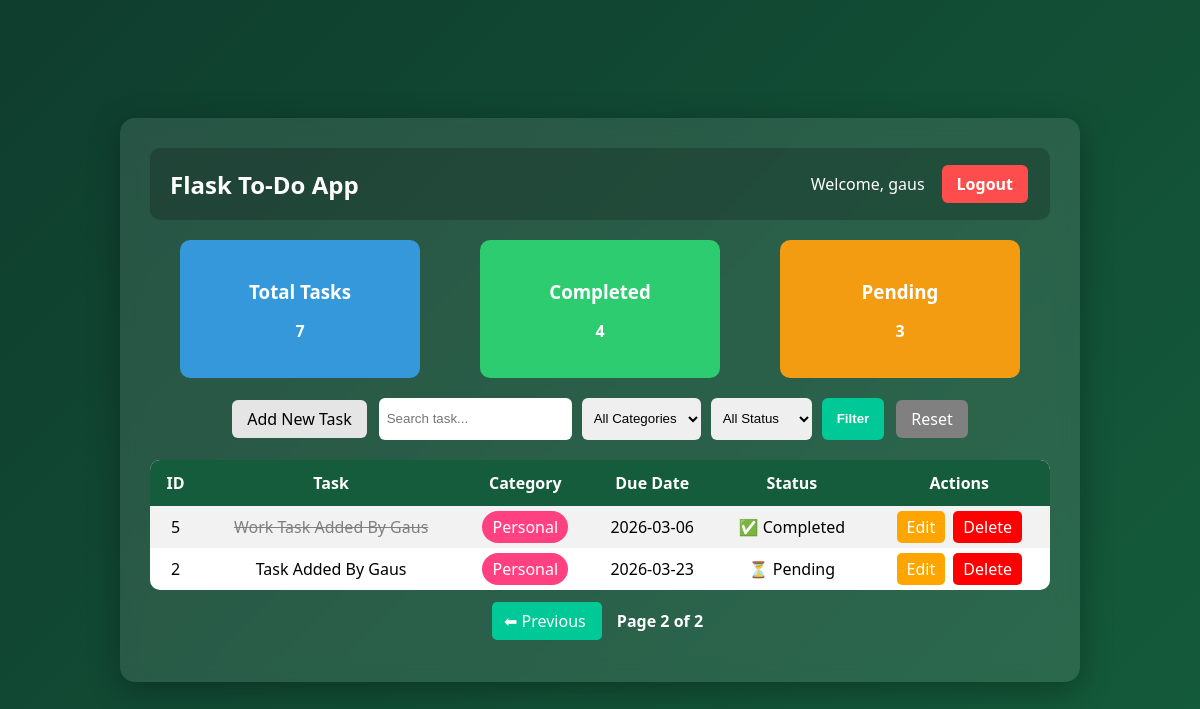
The app's page /?page=2 (signed in) with its own data.
### app.py (models this page shows)
class User(db.Model, UserMixin):
    id = db.Column(db.Integer, primary_key=True)
    username = db.Column(db.String(100), unique=True, nullable=False)
    password = db.Column(db.String(200), nullable=False)
    tasks = db.relationship('Todo', backref='owner', lazy=True)

class Todo(db.Model):
    id = db.Column(db.Integer, primary_key=True)
    title = db.Column(db.String(200), nullable=False)
    category = db.Column(db.String(50), nullable=False)  # Work / Personal
    due_date = db.Column(db.Date, nullable=False)
    completed = db.Column(db.Boolean, default=False)
    user_id = db.Column(db.Integer, db.ForeignKey('user.id'), nullable=False)

### app.py (the view)
@app.route('/')
@login_required
def index():
    page = request.args.get('page', 1, type=int)
    category = request.args.get('category')
    status = request.args.get('status')
    search = request.args.get('search')
    query = Todo.query.filter_by(user_id=current_user.id)
    if category and category != "All":
        query = query.filter(Todo.category == category)
    if status == "Completed":
        query = query.filter(Todo.completed == True)
    elif status == "Pending":
        query = query.filter(Todo.completed == False)
    if search:
        query = query.filter(Todo.title.ilike(f"%{search}%"))
    pagination = query.order_by(Todo.id.desc()).paginate(
        page=page,
        per_page=5
    )
    tasks = pagination.items
    total_tasks = Todo.query.filter_by(user_id=current_user.id).count()
    completed_tasks = Todo.query.filter_by(user_id=current_user.id, completed=True).count()
    pending_tasks = Todo.query.filter_by(user_id=current_user.id, completed=False).count()
    return render_template(
        'index.html',
        tasks=tasks,
        pagination=pagination,
        total_tasks=total_tasks,
        completed_tasks=completed_tasks,
        pending_tasks=pending_tasks
    )

### app.py (called while the page is built)
@login_manager.user_loader
def load_user(user_id):
    return User.query.get(int(user_id))

### templates/index.html (shortened to what this page needs)
{% extends 'base.html' %}
{% block content %}
<div class="dashboard">
    <div class="card total">
        <h3>Total Tasks</h3>
        <p>{{ total_tasks }}</p>
    </div>
    <div class="card completed">
        <h3>Completed</h3>
        <p>{{ completed_tasks }}</p>
    </div>
    <div class="card pending">
        <h3>Pending</h3>
        <p>{{ pending_tasks }}</p>
    </div>
</div>
<form method="GET" class="filter-form">
    <a href="{{ url_for('add_task') }}" class="add-btn">Add New Task</a>
    <input type="text" name="search" placeholder="Search task..."
           value="{{ request.args.get('search', '') }}">
    <select name="category">
        <option value="All">All Categories</option>
    </select>
    <select name="status">
        <option value="">All Status</option>
    </select>
    <button type="submit">Filter</button>
    <a href="{{ url_for('index') }}" class="reset-btn">Reset</a>
</form>
<table>
    <tr>
        <th>ID</th>
        <th>Task</th>
        <th>Category</th>
        <th>Due Date</th>
        <th>Status</th>
        <th>Actions</th>
    </tr>
    {% for task in tasks %}
    <tr>
    <td>{{ task.id }}</td>
    <td class="{% if task.completed %}completed-task{% endif %}">
        {{ task.title }}
    </td>
    <td>
        {% if task.category == "Work" %}
            <span class="work">Work</span>
        {% else %}
            <span class="personal">Personal</span>
        {% endif %}
    </td>
    <td>{{ task.due_date }}</td>
    <td>
        {% if task.completed %}
            ✅ Completed
        {% else %}
            ⏳ Pending
        {% endif %}
    </td>
    <td>
        <a href="/edit/{{ task.id }}">Edit</a>
        <a href="/delete/{{ task.id }}">Delete</a>
    </td>
</tr>
    {% endfor %}
</table>
<div class="pagination">
    {% if pagination.has_prev %}
        <a href="{{ url_for('index', page=pagination.prev_num) }}">
            ⬅ Previous
        </a>
    {% endif %}
    <span>
        Page {{ pagination.page }} of {{ pagination.pages }}
    </span>
</div>
{% endblock %}

### templates/base.html (shortened to what this page needs)
<!DOCTYPE html>
<html>
<head>
    <link rel="stylesheet" href="{{ url_for('static', filename='style.css') }}">
</head>
<body>
    <div class="container">
        <div class="navbar">
    <h1 class="logo">Flask To-Do App</h1>
    {% if current_user.is_authenticated %}
        <div class="user-section">
            <span class="welcome">Welcome, {{ current_user.username }}</span>
            <a href="{{ url_for('logout') }}" class="logout-btn">Logout</a>
        </div>
    {% endif %}
</div>
        {% block content %}{% endblock %}
    </div>
</body>
</html>

### static/style.css (style rules this page uses)
body { margin: 0; font-family: 'Segoe UI', sans-serif; background: linear-gradient(135deg, #0f3d2e, #145c3b); display: flex; justify-content: center; align-items: center; min-height: 100vh; }
.container { width: 80%; max-width: 900px; background: rgba(255, 255, 255, 0.1); backdrop-filter: blur(10px); padding: 30px; border-radius: 15px; color: white; box-shadow: 0 8px 32px rgba(0,0,0,0.3); }
h1 { text-align: center; margin-bottom: 20px; }
form { display: flex; gap: 10px; flex-wrap: wrap; justify-content: center; margin-bottom: 20px; }
input, select { padding: 10px; border-radius: 8px; border: none; outline: none; }
button { padding: 10px 15px; border-radius: 8px; border: none; cursor: pointer; font-weight: bold; transition: 0.3s ease; }
button[type="submit"] { background-color: #00c896; color: white; }
table { width: 100%; border-collapse: collapse; background: white; color: black; border-radius: 10px; overflow: hidden; }
th { background: #145c3b; color: white; padding: 12px; }
td { padding: 10px; text-align: center; }
tr:nth-child(even) { background: #f2f2f2; }
.personal { background-color: #ff4081; color: white; padding: 5px 10px; border-radius: 20px; }
.completed-task { text-decoration: line-through; color: gray; }
a { text-decoration: none; padding: 5px 10px; border-radius: 5px; margin: 2px; }
a[href*="edit"] { background: orange; color: white; }
a[href*="delete"] { background: red; color: white; }
.navbar { display: flex; justify-content: space-between; align-items: center; padding: 15px 20px; background: rgba(0, 0, 0, 0.2); border-radius: 10px; margin-bottom: 20px; }
.logo { margin: 0; font-size: 24px; }
.user-section { display: flex; align-items: center; gap: 15px; }
.welcome { font-weight: 500; }
.logout-btn { padding: 8px 15px; background: #ff4d4d; color: white; text-decoration: none; border-radius: 6px; font-weight: bold; transition: 0.3s ease; }
.filter-form { display: flex; gap: 10px; flex-wrap: wrap; margin-bottom: 20px; justify-content: center; }
.filter-form input, .filter-form select { padding: 8px; border-radius: 6px; border: none; }
.filter-form button { background: #00c896; color: white; border: none; padding: 8px 15px; border-radius: 6px; cursor: pointer; }
.reset-btn { background: gray; color: white; padding: 8px 15px; border-radius: 6px; text-decoration: none; }
.dashboard { display: flex; justify-content: space-around; margin: 20px 0; flex-wrap: wrap; }
.card { width: 200px; padding: 20px; border-radius: 10px; text-align: center; color: white; font-weight: bold; }
.card h3 { margin-bottom: 10px; }
.total { background: #3498db; }
.completed { background: #2ecc71; }
.pending { background: #f39c12; }
.pagination { margin: 20px 0; text-align: center; }
.pagination a { padding: 8px 12px; background: #00c896; color: white; text-decoration: none; border-radius: 5px; margin: 0 5px; }
.pagination span { margin: 0 10px; font-weight: bold; }
.add-btn { background:#e5e5e5; padding:8px 15px; border-radius:6px; text-decoration:none; font-weight:400; color:black; }

### records on screen
User: username "gaus"
Todo: id "5", title "Work Task Added By Gaus", category "Personal", due_date "2026-03-06", completed "✅ Completed"
Todo: id "2", title "Task Added By Gaus", category "Personal", due_date "2026-03-23", completed "⏳ Pending"

### other values on screen
{{ total_tasks }} "7"
{{ completed_tasks }} "4"
{{ pending_tasks }} "3"
{{ pagination.page }} "2"
{{ pagination.pages }} "2"
